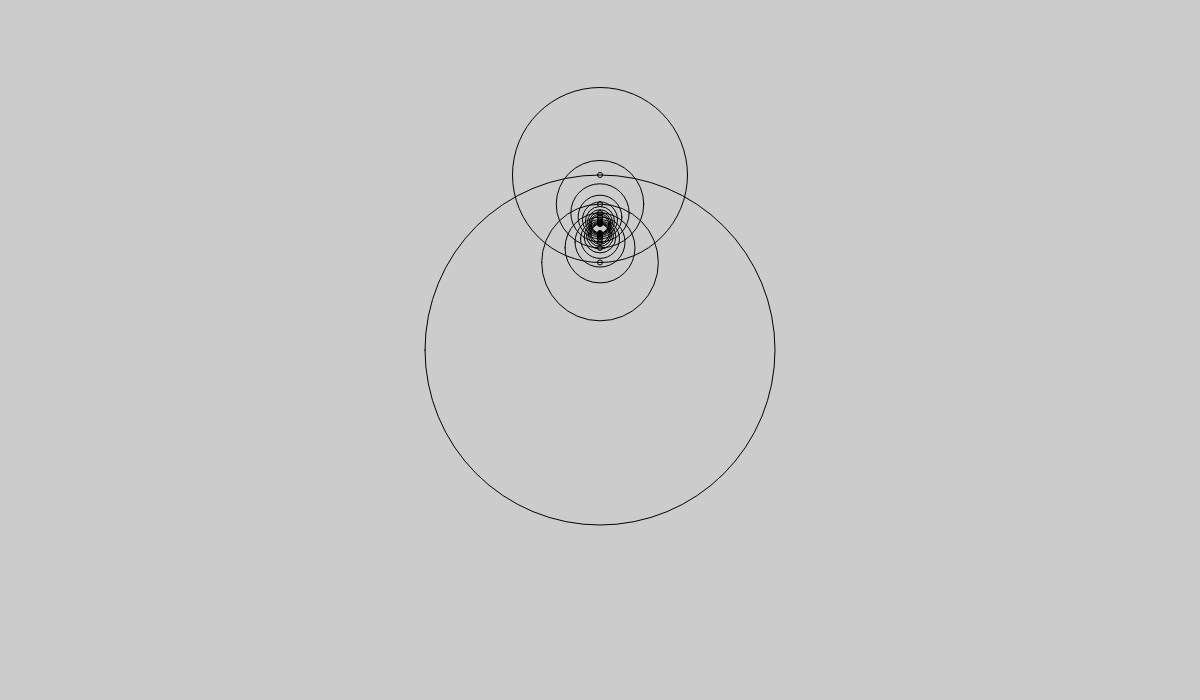
Frame 1 (no input)
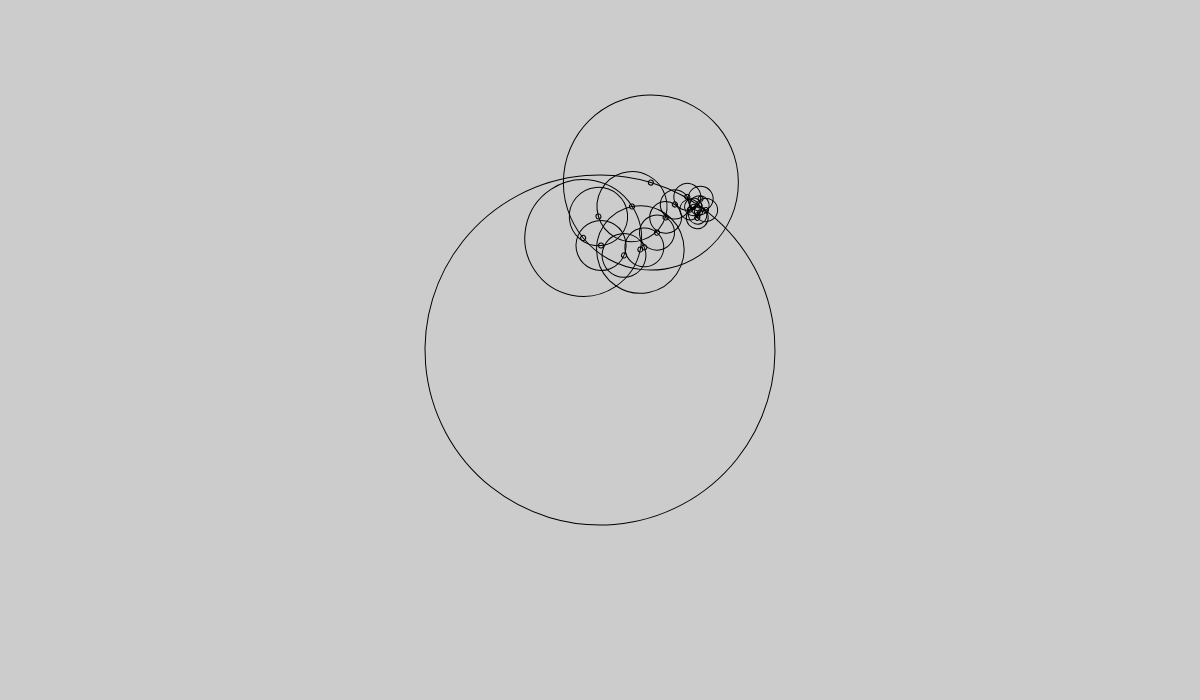
Frame 60 (no input)
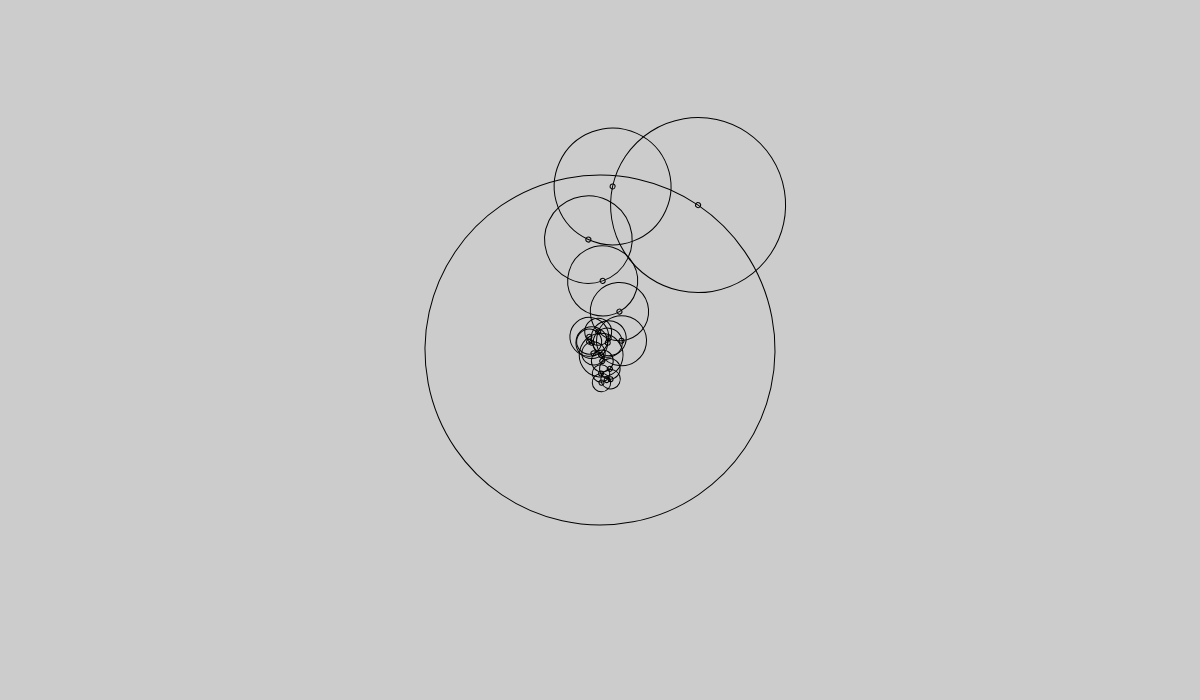
Frame 120 (the mouse pressed at the canvas centre since frame 60)

The p5.js sketch that drew these frames (run headless with seeded random() and noise() and a simulated clock; from frame 60 on, the mouse is pressed at the canvas centre):

// p5.js sketch
// ── sketch.js

/*
 * @name Spirograph
 * @arialabel A spirograph is created by interlocking black circle outlines rotating around each other on a grey background. When the user clicks the space bar, the background turns white and paths of circles of various sizes in an indigo color are visible
 * @description This sketch uses simple transformations to create a
 * Spirograph-like effect with interlocking circles (called sines).
 * Press the spacebar to switch between tracing and showing the underlying geometry.<br>
 * Example created by <a href='http://lukedubois.com/' target='_blank'>R. Luke DuBois</a>.<br>
 * <a href='http://en.wikipedia.org/wiki/Spirograph'>http://en.wikipedia.org/wiki/Spirograph</a>
 */
let NUMSINES = 20; // how many of these things can we do at once?
let sines = new Array(NUMSINES); // an array to hold all the current angles
let rad; // an initial radius value for the central sine
let i; // a counter variable

// play with these to get a sense of what's going on:
let fund = 0.005; // the speed of the central sine
let ratio = 1; // what multiplier for speed is each additional sine?
let alpha = 50; // how opaque is the tracing system

let trace = false; // are we tracing?

function setup() {
  createCanvas(1200, 700);

  rad = height / 4; // compute radius for central circle
  background(204); // clear the screen

  for (let i = 0; i<sines.length; i++) {
    sines[i] = PI; // start EVERYBODY facing NORTH
  }
}

function draw() {
  if (!trace) {
    background(204); // clear screen if showing geometry
    stroke(0, 255); // black pen
    noFill(); // don't fill
  }

  // MAIN ACTION
  push(); // start a transformation matrix
  translate(width / 2, height / 2); // move to middle of screen

  for (let i = 0; i < sines.length; i++) {
    let erad = 0; // radius for small "point" within circle... this is the 'pen' when tracing
    // setup for tracing
    if (trace) {
      stroke(0, 0, 255 * (float(i) / sines.length), alpha); // blue
      fill(0, 0, 255, alpha / 2); // also, um, blue
      erad = 5.0 * (1.0 - float(i) / sines.length); // pen width will be related to which sine
    }
    let radius = rad / (i + 1); // radius for circle itself
    rotate(sines[i]); // rotate circle
    if (!trace) ellipse(0, 0, radius * 2, radius * 2); // if we're simulating, draw the sine
    push(); // go up one level
    translate(0, radius); // move to sine edge
    if (!trace) ellipse(0, 0, 5, 5); // draw a little circle
    if (trace) ellipse(0, 0, erad, erad); // draw with erad if tracing
    pop(); // go down one level
    translate(0, radius); // move into position for next sine
    sines[i] = (sines[i] + (fund + (fund * i * ratio))) % TWO_PI; // update angle based on fundamental
  }

  pop(); // pop down final transformation

}

function keyReleased() {
  if (key==' ') {
    trace = !trace;
    background(255);
  }
}
